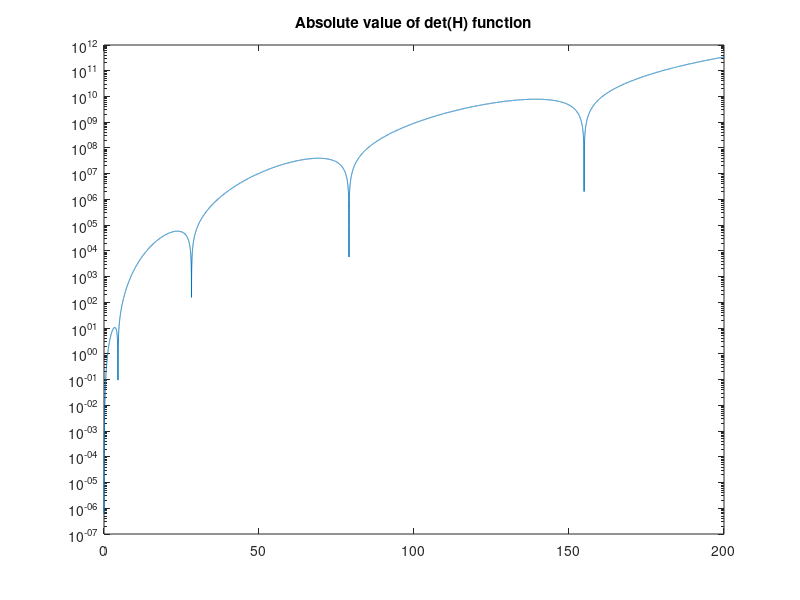
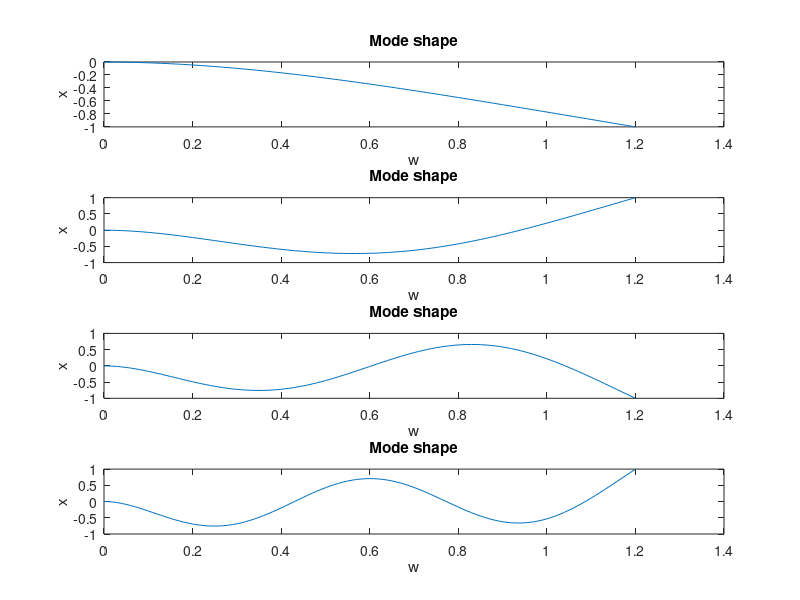
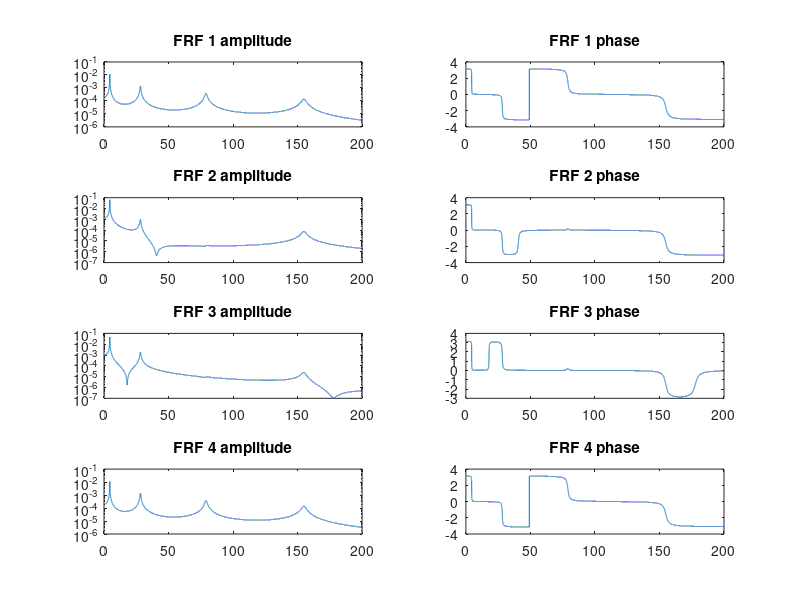
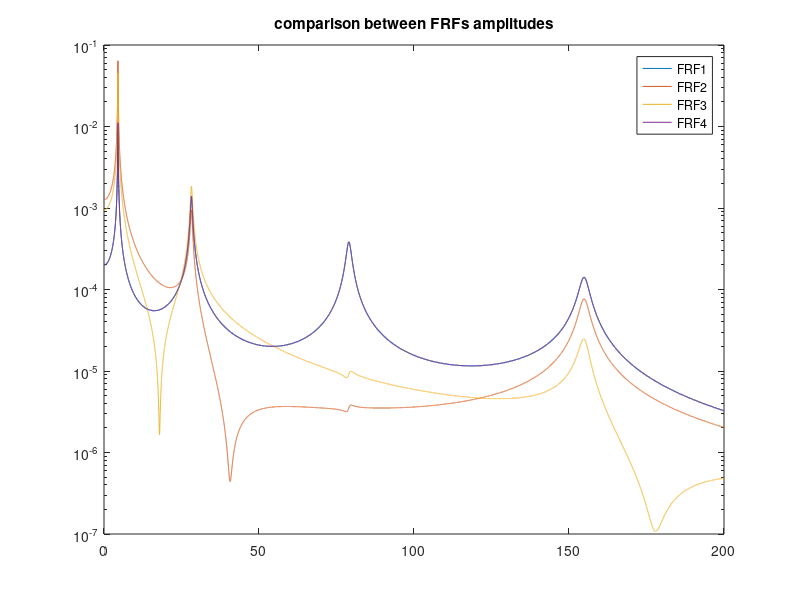

The MATLAB script that drew these images, in order: (Note: this script raises an error after producing the figures.)
close all
clear all
clc

%% Parameters

L= 1.2;         %[m]
h= 0.008;       %[m]
b= 0.04;        %[m]
rho= 2700;      %[kg/m^3]
E= 68000000000; %[pa]
J= b*h^3/12;    %[m^4]
m= rho*b*h;     %[kg]

%% Vibration modes

%  standing wave solution
% w=[A*cos(g*x)+B*sin(g*x)+C*cosh(g*x)+D*sinh(g*x)]*cos(omega*t+phi);
% dw/dx = [g*(-A*sin(g*x)+B*cos(g*x)+C*sinh(g*x)+D*cosh(g*x)]*cos(omega*t+phi);
% d^2w/dx^2 = [g^2*(-A*cos(g*x)-B*sin(g*x)+C*cosh(g*x)+D*sinh(g*x)]*cos(omega*t+phi);
% d^3w/dx^3 = [g^3*(A*sin(g*x)-B*cos(g*x)+C*sinh(g*x)+D*cosh(g*x)]*cos(omega*t+phi);


% Boundary conditions 
fs=0.01:0.01:200;
w=2*pi*fs;
g= ((m*w.^2)/(E*J)).^(1/4);

%S= zeros(size(w,2),1);

f=  (-2-2.*cos(g.*L).*cosh(g.*L)).*g.^6 ;




%for i= 1:size(w,2)
 %   H= [1 0 1 0; 0 g(i) 0 g(i); -g(i)^2*cos(g(i)*L) -g(i)^2*sin(g(i)*L) g(i)^2*cosh(g(i)*L) g(i)^2*sinh(g(i)*L); g(i)^3*sin(g(i)*L) -g(i)^3*cos(g(i)*L) g(i)^3*sinh(g(i)*L) g(i)^3*cosh(g(i)*L)];
  %  S(i)= det(H);
%end

%figure;
%semilogy (w,abs(S))

figure;
semilogy (fs,abs(f))
title('Absolute value of det(H) function')

%figure
%plot(w,f)

fs_1= 4.5;
fs_2= 28.2;
fs_3= 79;
fs_4= 154.9;

wn_1= 2*pi*fs_1;
wn_2= 2*pi*fs_2;
wn_3= 2*pi*fs_3;
wn_4= 2*pi*fs_4;

g_1=((m*wn_1.^2)/(E*J)).^(1/4);
g_2=((m*wn_2.^2)/(E*J)).^(1/4);
g_3=((m*wn_3.^2)/(E*J)).^(1/4);
g_4=((m*wn_4.^2)/(E*J)).^(1/4);


wn_vector=[wn_1; wn_2; wn_3; wn_4];
g_vector=[g_1; g_2; g_3; g_4];
constants_matrix= [zeros(4,4)];

for i=1:4 
    H= [1 0 1 0; 0 g_vector(i) 0 g_vector(i); -g_vector(i)^2*cos(g_vector(i)*L) -g_vector(i)^2*sin(g_vector(i)*L) g_vector(i)^2*cosh(g_vector(i)*L) g_vector(i)^2*sinh(g_vector(i)*L); g_vector(i)^3*sin(g_vector(i)*L) -g_vector(i)^3*cos(g_vector(i)*L) g_vector(i)^3*sinh(g_vector(i)*L) g_vector(i)^3*cosh(g_vector(i)*L)];
    N=[H(2,1) H(3,1) H(4,1)]';

    H_hat=[H(2,2) H(2,3) H(2,4); H(3,2) H(3,3) H(3,4); H(4,2) H(4,3) H(4,4)];
    X_hat= -inv(H_hat)*N;
    X= [1; X_hat];
    constants_matrix(:,i)=X;
end

X1= constants_matrix(:,1);
X2= constants_matrix(:,2);
X3= constants_matrix(:,3);
X4= constants_matrix(:,4);

disp(['X1 =' mat2str(X1)]);
disp(['X2 =' mat2str(X2)]);
disp(['X3 =' mat2str(X3)]);
disp(['X4 =' mat2str(X4)]);

x=0:0.01:L;

eig= zeros(4,size(x,2));
figure;
for i= 1:4;
    eigenfunction=[constants_matrix(1,i)*cos(g_vector(i)*x)+constants_matrix(2,i)*sin(g_vector(i)*x)+constants_matrix(3,i)*cosh(g_vector(i)*x)+constants_matrix(4,i)*sinh(g_vector(i)*x)];
    eig(i,:)= eigenfunction ;
    subplot(4,1,i);
    plot(x,eigenfunction/max(abs(eigenfunction)))
    title('Mode shape')
    xlabel('w')
    ylabel('x')

end


%% Frequency response functions 

%Computation of mi
csi= 0.01;
mass= zeros(1,4);

for i= 1:4 
    eigenfunctions=[constants_matrix(1,i)*cos(g_vector(i)*x)+constants_matrix(2,i)*sin(g_vector(i)*x)+constants_matrix(3,i)*cosh(g_vector(i)*x)+constants_matrix(4,i)*sinh(g_vector(i)*x)];
    Y= m.*eigenfunctions.^2;
    mass(i)= trapz(x,Y);
end


xj=[0.2;0.605;0.8;1.2];                
xk=[1.2;1;0.605;0.2];
% xj=[0.2;0.42;0.9;1.2];
% xk=[1.2;1.2;1.2;0.2];
%FRF n°1

eigenfunctions_ktot1= zeros(1,4);
eigenfunctions_jtot1= zeros(1,4);

for l= 1:4 
   
    eigenfunctions_k=-[constants_matrix(1,l)*cos(g_vector(l)*xk(1))+constants_matrix(2,l)*sin(g_vector(l)*xk(1))+constants_matrix(3,l)*cosh(g_vector(l)*xk(1))+constants_matrix(4,l)*sinh(g_vector(l)*xk(1))];
    eigenfunctions_j=[constants_matrix(1,l)*cos(g_vector(l)*xj(1))+constants_matrix(2,l)*sin(g_vector(l)*xj(1))+constants_matrix(3,l)*cosh(g_vector(l)*xj(1))+constants_matrix(4,l)*sinh(g_vector(l)*xj(1))];
    
    eigenfunctions_ktot1(l)= eigenfunctions_k;
    eigenfunctions_jtot1(l)= eigenfunctions_j;
end



Gjk_1= [((eigenfunctions_ktot1(1).*eigenfunctions_jtot1(1))./mass(1))./(-w.^2+(2.*csi.*wn_vector(1).*w).*sqrt(-1)+ wn_vector(1).^2)]+[((eigenfunctions_ktot1(2).*eigenfunctions_jtot1(2))./mass(2))./(-w.^2+(2.*csi.*wn_vector(2).*w).*sqrt(-1)+ wn_vector(2).^2)]+[((eigenfunctions_ktot1(3).*eigenfunctions_jtot1(3))./mass(3))./(-w.^2+(2.*csi.*wn_vector(3).*w).*sqrt(-1)+ wn_vector(3).^2)]+[((eigenfunctions_ktot1(4).*eigenfunctions_jtot1(4))./mass(4))./(-w.^2+(2.*csi.*wn_vector(4).*w).*sqrt(-1)+ wn_vector(4).^2)];


figure;
title('Amplitudes and phases of the FRFs')
subplot(4,2,1)
semilogy(fs,abs(Gjk_1));
title('FRF 1 amplitude')

subplot(4,2,2)
plot(fs,angle(Gjk_1));
title('FRF 1 phase')

%FRF n°2

eigenfunctions_ktot2= zeros(1,4);
eigenfunctions_jtot2= zeros(1,4);

for l= 1:4 
   
    eigenfunctions_k=-[constants_matrix(1,l)*cos(g_vector(l)*xk(2))+constants_matrix(2,l)*sin(g_vector(l)*xk(2))+constants_matrix(3,l)*cosh(g_vector(l)*xk(2))+constants_matrix(4,l)*sinh(g_vector(l)*xk(2))];
    eigenfunctions_j=[constants_matrix(1,l)*cos(g_vector(l)*xj(2))+constants_matrix(2,l)*sin(g_vector(l)*xj(2))+constants_matrix(3,l)*cosh(g_vector(l)*xj(2))+constants_matrix(4,l)*sinh(g_vector(l)*xj(2))];
    
    eigenfunctions_ktot2(l)= eigenfunctions_k;
    eigenfunctions_jtot2(l)= eigenfunctions_j;
end



Gjk_2= [((eigenfunctions_ktot2(1).*eigenfunctions_jtot2(1))./mass(1))./(-w.^2+(2.*csi.*wn_vector(1).*w).*sqrt(-1)+ wn_vector(1).^2)]+[((eigenfunctions_ktot2(2).*eigenfunctions_jtot2(2))./mass(2))./(-w.^2+(2.*csi.*wn_vector(2).*w).*sqrt(-1)+ wn_vector(2).^2)]+[((eigenfunctions_ktot2(3).*eigenfunctions_jtot2(3))./mass(3))./(-w.^2+(2.*csi.*wn_vector(3).*w).*sqrt(-1)+ wn_vector(3).^2)]+[((eigenfunctions_ktot2(4).*eigenfunctions_jtot2(4))./mass(4))./(-w.^2+(2.*csi.*wn_vector(4).*w).*sqrt(-1)+ wn_vector(4).^2)];


subplot(4,2,3)
semilogy(fs,abs(Gjk_2));
title('FRF 2 amplitude')
subplot(4,2,4)
plot(fs,angle(Gjk_2));
title('FRF 2 phase')

%FRF n°3

eigenfunctions_ktot3= zeros(1,4);
eigenfunctions_jtot3= zeros(1,4);

for l= 1:4 
   
    eigenfunctions_k=-[constants_matrix(1,l)*cos(g_vector(l)*xk(3))+constants_matrix(2,l)*sin(g_vector(l)*xk(3))+constants_matrix(3,l)*cosh(g_vector(l)*xk(3))+constants_matrix(4,l)*sinh(g_vector(l)*xk(3))];
    eigenfunctions_j=[constants_matrix(1,l)*cos(g_vector(l)*xj(3))+constants_matrix(2,l)*sin(g_vector(l)*xj(3))+constants_matrix(3,l)*cosh(g_vector(l)*xj(3))+constants_matrix(4,l)*sinh(g_vector(l)*xj(3))];
    
    eigenfunctions_ktot3(l)= eigenfunctions_k;
    eigenfunctions_jtot3(l)= eigenfunctions_j;
end



Gjk_3= [((eigenfunctions_ktot3(1).*eigenfunctions_jtot3(1))./mass(1))./(-w.^2+(2.*csi.*wn_vector(1).*w).*sqrt(-1)+ wn_vector(1).^2)]+[((eigenfunctions_ktot3(2).*eigenfunctions_jtot3(2))./mass(2))./(-w.^2+(2.*csi.*wn_vector(2).*w).*sqrt(-1)+ wn_vector(2).^2)]+[((eigenfunctions_ktot3(3).*eigenfunctions_jtot3(3))./mass(3))./(-w.^2+(2.*csi.*wn_vector(3).*w).*sqrt(-1)+ wn_vector(3).^2)]+[((eigenfunctions_ktot3(4).*eigenfunctions_jtot3(4))./mass(4))./(-w.^2+(2.*csi.*wn_vector(4).*w).*sqrt(-1)+ wn_vector(4).^2)];


subplot(4,2,5)
semilogy(fs,abs(Gjk_3));
title('FRF 3 amplitude')
subplot(4,2,6)
plot(fs,angle(Gjk_3));
title('FRF 3 phase')


%FRF n°4

eigenfunctions_ktot4= zeros(1,4);
eigenfunctions_jtot4= zeros(1,4);

for l= 1:4 
   
    eigenfunctions_k=-[constants_matrix(1,l)*cos(g_vector(l)*xk(4))+constants_matrix(2,l)*sin(g_vector(l)*xk(4))+constants_matrix(3,l)*cosh(g_vector(l)*xk(4))+constants_matrix(4,l)*sinh(g_vector(l)*xk(4))];
    eigenfunctions_j=[constants_matrix(1,l)*cos(g_vector(l)*xj(4))+constants_matrix(2,l)*sin(g_vector(l)*xj(4))+constants_matrix(3,l)*cosh(g_vector(l)*xj(4))+constants_matrix(4,l)*sinh(g_vector(l)*xj(4))];
    
    eigenfunctions_ktot4(l)= eigenfunctions_k;
    eigenfunctions_jtot4(l)= eigenfunctions_j;
end



Gjk_4= [((eigenfunctions_ktot4(1).*eigenfunctions_jtot4(1))./mass(1))./(-w.^2+(2.*csi.*wn_vector(1).*w).*sqrt(-1)+ wn_vector(1).^2)]+[((eigenfunctions_ktot4(2).*eigenfunctions_jtot4(2))./mass(2))./(-w.^2+(2.*csi.*wn_vector(2).*w).*sqrt(-1)+ wn_vector(2).^2)]+[((eigenfunctions_ktot4(3).*eigenfunctions_jtot4(3))./mass(3))./(-w.^2+(2.*csi.*wn_vector(3).*w).*sqrt(-1)+ wn_vector(3).^2)]+[((eigenfunctions_ktot4(4).*eigenfunctions_jtot4(4))./mass(4))./(-w.^2+(2.*csi.*wn_vector(4).*w).*sqrt(-1)+ wn_vector(4).^2)];


subplot(4,2,7)
semilogy(fs,abs(Gjk_4));
title('FRF 4 amplitude')
subplot(4,2,8)
plot(fs,angle(Gjk_4));
title('FRF 4 phase')

%Comparison between FRFs

figure
semilogy(fs,abs(Gjk_1));
hold on
semilogy(fs,abs(Gjk_2));
hold on
semilogy(fs,abs(Gjk_3));
hold on
semilogy(fs,abs(Gjk_4));

title('comparison between FRFs amplitudes')
legend('FRF1','FRF2','FRF3','FRF4')

% figure
% plot(fs,angle(Gjk_1));
% hold on
% plot(fs,angle(Gjk_2));
% hold on
% plot(fs,angle(Gjk_3));
% hold on
% plot(fs,angle(Gjk_4));
% 
% title('comparison between FRFs phases')
% legend('FRF1','FRF2','FRF3','FRF4')
Gjk_tot=[Gjk_1;Gjk_2;Gjk_3;Gjk_4];
fs_tot=[fs_1;fs_2;fs_3;fs_4];
w2= 4.545*2*pi;
w1= 4.455*2*pi;
est_damp1= (w2^2-w1^2)/(4*wn_1^2);

w2= 79.74*2*pi;
w1= 78.17*2*pi;
est_damp3= (w2^2-w1^2)/(4*wn_3^2);

w2= 28.46*2*pi;
w1= 27.88*2*pi;
est_damp2= (w2^2-w1^2)/(4*wn_2^2);

w2= 156.36*2*pi;
w1= 153.31*2*pi;
est_damp4= (w2^2-w1^2)/(4*wn_4^2);

est_damp= [est_damp1;est_damp2;est_damp3;est_damp4];

entrata_Gjk= fs_tot(1)/0.01;
estim11= -imag(Gjk_1(entrata_Gjk)).*2.*wn_1.^2.*est_damp1;
estim12= -imag(Gjk_2(entrata_Gjk)).*2.*wn_1.^2.*est_damp1;
estim13= -imag(Gjk_3(entrata_Gjk)).*2.*wn_1.^2.*est_damp1;
estim14= -imag(Gjk_4(entrata_Gjk)).*2.*wn_1.^2.*est_damp1;

entrata_Gjk= fs_tot(2)/0.01;
estim21= -imag(Gjk_1(entrata_Gjk)).*2.*wn_2.^2.*est_damp2;
estim22= -imag(Gjk_2(entrata_Gjk)).*2.*wn_2.^2.*est_damp2;
estim23= -imag(Gjk_3(entrata_Gjk)).*2.*wn_2.^2.*est_damp2;
estim24= -imag(Gjk_4(entrata_Gjk)).*2.*wn_2.^2.*est_damp2;

entrata_Gjk= fs_tot(3)/0.01;
estim31= -imag(Gjk_1(entrata_Gjk)).*2.*wn_3.^2.*est_damp3;
estim32= -imag(Gjk_2(entrata_Gjk)).*2.*wn_3.^2.*est_damp3;
estim33= -imag(Gjk_3(entrata_Gjk)).*2.*wn_3.^2.*est_damp3;
estim34= -imag(Gjk_4(entrata_Gjk)).*2.*wn_3.^2.*est_damp3;

entrata_Gjk= fs_tot(4)/0.01;
estim41= -imag(Gjk_1(entrata_Gjk)).*2.*wn_4.^2.*est_damp4;
estim42= -imag(Gjk_2(entrata_Gjk)).*2.*wn_4.^2.*est_damp4;
estim43= -imag(Gjk_3(entrata_Gjk)).*2.*wn_4.^2.*est_damp4;
estim44= -imag(Gjk_4(entrata_Gjk)).*2.*wn_4.^2.*est_damp4;

estimation_A= [estim11 estim21 estim31 estim41;     %first number=peak, second number=FRF
               estim12 estim22 estim32 estim42;
               estim13 estim23 estim33 estim43;
               estim14 estim24 estim34 estim44];


%% Modal parameters identification
% Peak 1 FRF 1
mode_vector=zeros(4,4);
GrNUMTOT=zeros(16,401); %scritte come Gjk num le prime quattro sono le 4 FRF nel primo picco e via così
for k=1:4   %number of peaks

fs=fs_tot(k)-2:0.01:fs_tot(k)+2;
omegafs = 2*pi*fs;

GrEXP = [ Gjk_1((fs_tot(k)-2)*100:(fs_tot(k)-2)*100-1+size(fs,2)) ; Gjk_2((fs_tot(k)-2)*100:(fs_tot(k)-2)*100-1+size(fs,2)) ; Gjk_3((fs_tot(k)-2)*100:(fs_tot(k)-2)*100-1+size(fs,2)) ; Gjk_4((fs_tot(k)-2)*100:(fs_tot(k)-2)*100-1+size(fs,2)) ];

% Least square minimization (have a look on epsilon function)

% Initial guesses
x0 = [estimation_A(1,k),estimation_A(2,k),estimation_A(3,k),estimation_A(4,k),est_damp(k),wn_vector(k),0,0,0,0,0,0,0,0,0,0,0,0,0,0,0,0];
% Lsqm function
%options=optimoptions('lsqnonlin','Display','iter','MaxFunctionEvaluations',13000);
x = lsqnonlin(@(x) epsilon1(x, omegafs, GrEXP), x0,[],[],[]);
% Having a first look at x
disp(x);

% Computing of GrNUMs to compare them to Gjk

%  each GrNUMi is supposed to match with the peak number i 
for s=1:4   %number of FRFs
GrNUM1 = (x(s)./(-omegafs.^2 + 1i*2*x(5)*x(6)*omegafs + x(6)^2)) + (x(s+6)+1i*x(s+10))./(omegafs.^2) + x(s+14)+1i*x(s+18);

mode_entr= GrNUM1(1,201)*1i*2*est_damp(k)*wn_vector(k)^2;
mode_vector(k,s)= mode_entr;            %raw=peak, colomn=frf

freq_range= 0.01:0.01:200;
figure
subplot(2,1,1)
semilogy(freq_range,abs(Gjk_tot(s,:)))
hold on 
semilogy(fs,abs(GrNUM1),'o')
subplot(2,1,2)
plot(freq_range,angle(Gjk_tot(s,:)))
hold on 
plot(fs,angle(GrNUM1),'o')
end
end


% 
%  fs=115:0.01:200;
% 
% y_damp= max(abs(Gjk_1(11500:11499+size(fs,2))))*sqrt(2)/2;
% figure
% semilogy(fs,abs(Gjk_1(11500:11499+size(fs,2))));
% hold on
% k=y_damp*ones(size(fs,2));
% plot(fs,k);

%Mode shape identification
for ii=1:4
X1num= [mode_vector(ii,1)*mass(ii); mode_vector(ii,2)*mass(ii); mode_vector(ii,3)*mass(ii); mode_vector(ii,4)*mass(ii)];
X1= [ X1num(1)/eigenfunctions_ktot1(ii)/max(abs(eig(1,:))), X1num(2)/eigenfunctions_ktot2(ii)/max(abs(eig(1,:))), X1num(3)/eigenfunctions_ktot3(ii)/max(abs(eig(1,:))), X1num(4)/eigenfunctions_ktot4(ii)/max(abs(eig(1,:)))];
figure
x=0:0.01:L;
plot(xj,X1,'o')
hold on
plot(x,eig(ii,:)/max(abs(eig(ii,:))))
end
